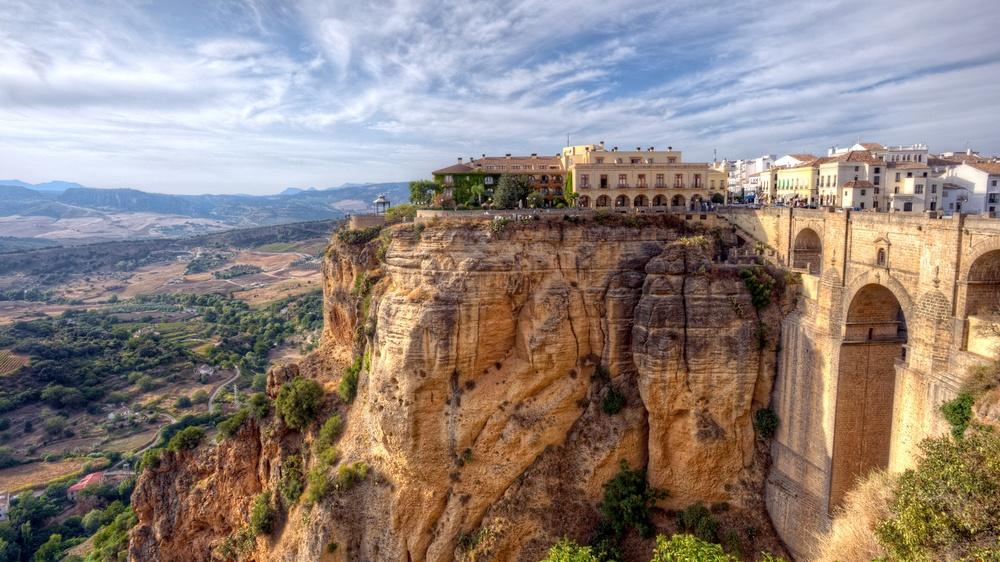
#> input picture Lab1/image.jpg, 1000 x 562 px, shrunk from 3840 x 2160 before the run
$ python main.py
#> lines starting #> are read from the running program, lines starting #| are printed output that depends on the picture; long printed decimals are rounded
### Lab1/gaussian_filter/utils.py
import time
from pathlib import Path

import numpy as np
from PIL import Image


def load_gray(path: str) -> np.ndarray:
#> called with path = 'Lab1/image.jpg'
    return np.asarray(Image.open(path).convert("L"), dtype=np.uint8)
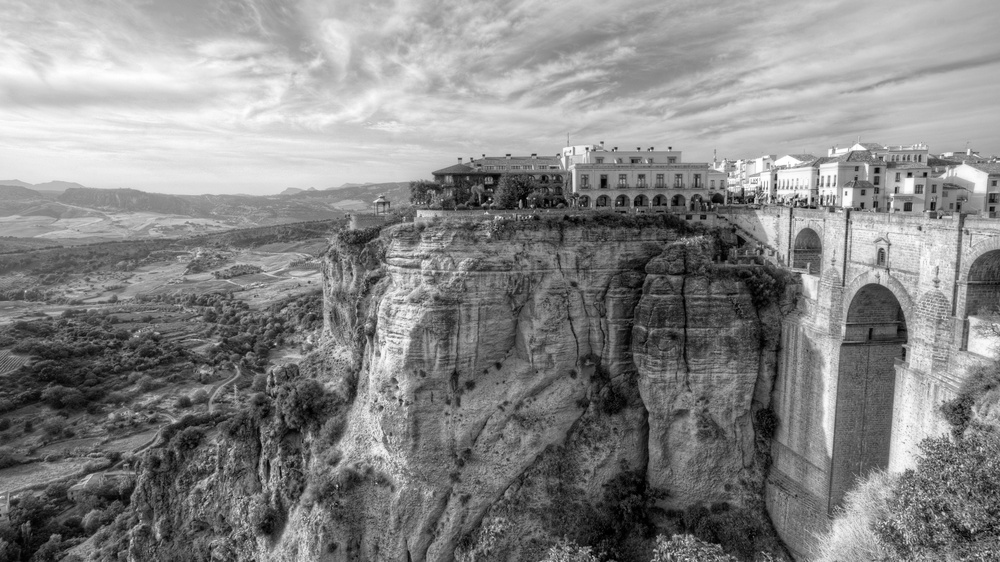
#> returned value: shape (562, 1000); min 0, max 255, mean 134.6

# [15 lines left out: function benchmark, not called in this run]

def print_benchmark(
    native_time: float,
    native_std: float,
    opencv_time: float,
    opencv_std: float,
) -> None:

    speedup = native_time / opencv_time if opencv_time > 0 else float("inf")

    print(
        f"Native: "
        f"{native_time:.6f} ± "
        f"{native_std:.6f} s"
    )

    print(
        f"OpenCV: "
        f"{opencv_time:.6f} ± "
        f"{opencv_std:.6f} s"
    )

    print(
        f"OpenCV speedup: "
        f"{speedup:.2f}x"
    )

def save_gray(image: np.ndarray, path: str) -> None:
    Path(path).parent.mkdir(parents=True, exist_ok=True)
    Image.fromarray(np.clip(image, 0, 255).astype(np.uint8)).save(path)

### Lab1/sobel/utils.py
import time
from pathlib import Path

import numpy as np
from PIL import Image


def load_gray(path: str) -> np.ndarray:
    return np.asarray(Image.open(path).convert("L"), dtype=np.uint8)

def benchmark(
    func,
    *args,
    repeats: int = 5,
    **kwargs,
):
#> called with repeats = 5
    times = []
    result = None

    for _ in range(repeats):
        start = time.perf_counter()
        result = func(*args, **kwargs)
        times.append(time.perf_counter() - start)

    return result, float(np.mean(times)), float(np.std(times))

# [25 lines left out: function print_benchmark, not called in this run]

def save_gray(image: np.ndarray, path: str) -> None:
    Path(path).parent.mkdir(parents=True, exist_ok=True)
    Image.fromarray(np.clip(image, 0, 255).astype(np.uint8)).save(path)

### Lab1/gaussian_filter/algorithm.py
import cv2
import numpy as np


def gaussian_kernel(
    size: int,
    sigma: float,
) -> np.ndarray:

    radius = size // 2
    coordinates = np.arange(-radius, radius + 1,)
    x, y = np.meshgrid(coordinates, coordinates)
    kernel = np.exp(-(x ** 2 + y ** 2) / (2 * sigma ** 2))
    kernel /= np.sum(kernel)

    return kernel

def adaptive_gaussian_native(
    image: np.ndarray,
    block_size: int = 11,
    sigma: float = 2.0,
    c: float = 2.0,
) -> np.ndarray:

    radius = block_size // 2
    kernel = gaussian_kernel(block_size, sigma)

    padded = np.pad(
        image.astype(np.float32),
        (
            (radius, radius),
            (radius, radius),
        ),
        mode="reflect",
    )

    result = np.zeros_like(image, dtype=np.uint8)

    for y in range(image.shape[0]):
        for x in range(image.shape[1]):

            region = padded[y:y + block_size, x:x + block_size]
            local_threshold = (np.sum(region * kernel) - c)
            result[y, x] = 255 if image[y, x] > local_threshold else 0

    return result

def adaptive_gaussian_opencv(
    image: np.ndarray,
    block_size: int = 11,
    c: float = 2.0,
) -> np.ndarray:

    return cv2.adaptiveThreshold(
        image,
        255,
        cv2.ADAPTIVE_THRESH_GAUSSIAN_C,
        cv2.THRESH_BINARY,
        block_size,
        c
    )

### Lab1/gaussian_filter/main.py
from pathlib import Path

import numpy as np

from Lab1.gaussian_filter.algorithm import adaptive_gaussian_opencv, adaptive_gaussian_native
from Lab1.gaussian_filter.utils import load_gray, save_gray, print_benchmark
from Lab1.sobel.utils import benchmark

BASE_DIR = Path(__file__).resolve().parents[1]
IMAGE_PATH = BASE_DIR / "image.jpg"

BLOCK_SIZE = 11
SIGMA = 2.0
C = 2.0

REPEATS = 5


def main() -> None:

    gray = load_gray(str(IMAGE_PATH))

    native_result, native_time, native_std = benchmark(
        adaptive_gaussian_native,
        gray,
        BLOCK_SIZE,
        SIGMA,
        C,
        repeats=REPEATS,
    )
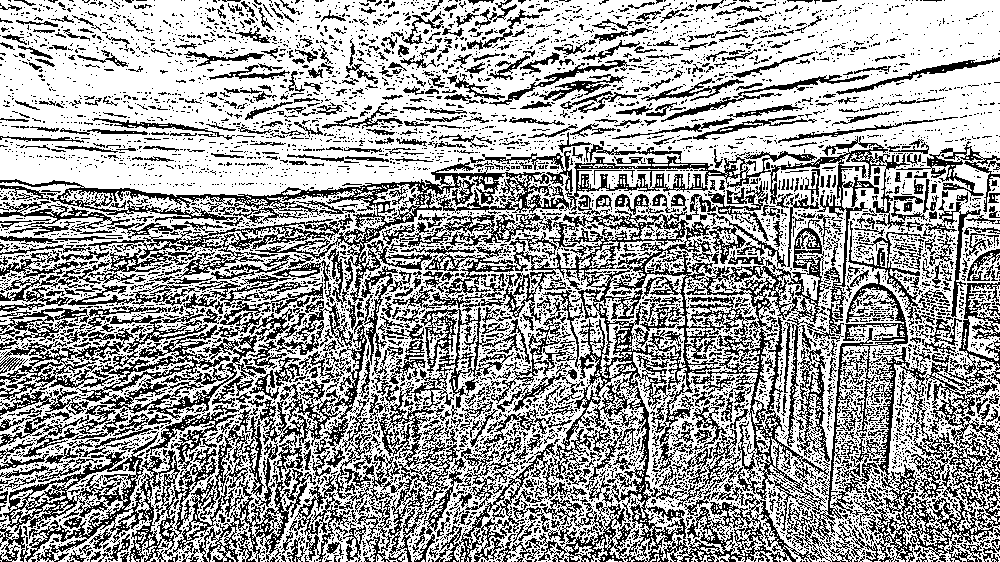
#> native_result: shape (562, 1000); 63% white; black in thin lines or dots
#> native_time = 2; native_std = 0.17

    opencv_result, opencv_time, opencv_std = benchmark(
        adaptive_gaussian_opencv,
        gray,
        BLOCK_SIZE,
        C,
        repeats=REPEATS,
    )
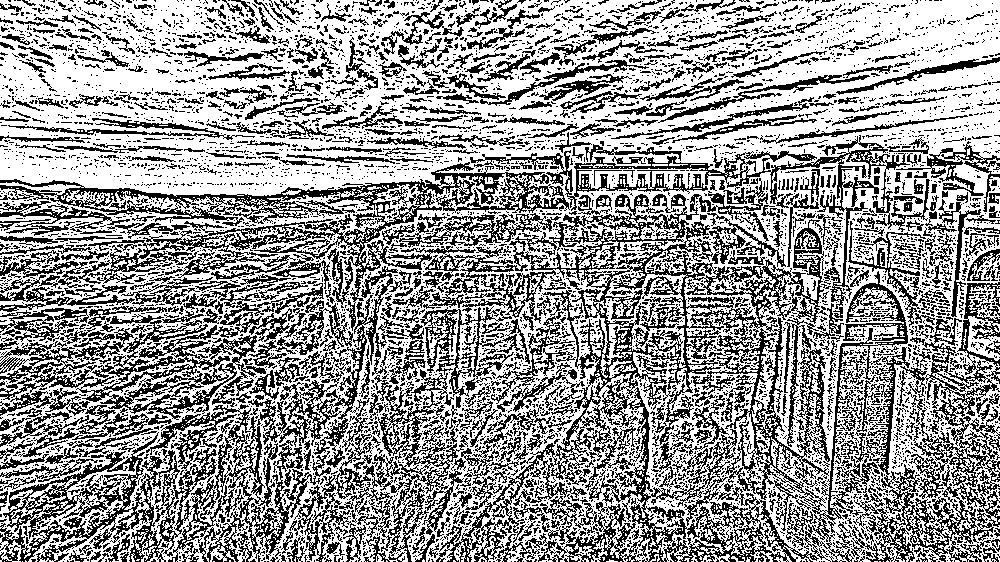
#> opencv_result: shape (562, 1000); 60.4% white; black in thin lines or dots
#> opencv_time = 0.00181; opencv_std = 0.00061

    save_gray(native_result,"results/native.png")
    save_gray(opencv_result,"results/opencv.png",)
    difference = np.abs(native_result.astype(np.int16) - opencv_result.astype(np.int16))
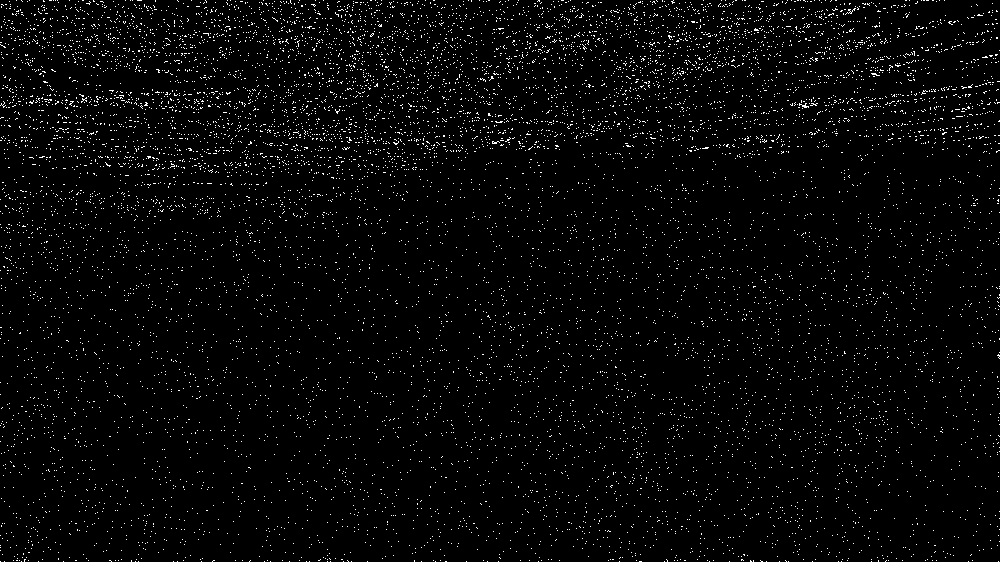
#> difference: shape (562, 1000) int16; 2.6% white in thin lines or dots
    save_gray(difference,"results/difference.png",)

    print_benchmark(
        native_time,
        native_std,
        opencv_time,
        opencv_std,
    )
#> in print_benchmark, `speedup = native_time / opencv_time if opencv_time > 0 else float("inf")`: speedup = 1106.1
#| Native: 2.005 ± 0.1698 s
#| OpenCV: 0.001812 ± 0.00061 s
#| OpenCV speedup: 1106.05x

    print("Mean difference:", np.mean(difference),)
#| Mean difference: 6.7575


if __name__ == "__main__":
    main()
